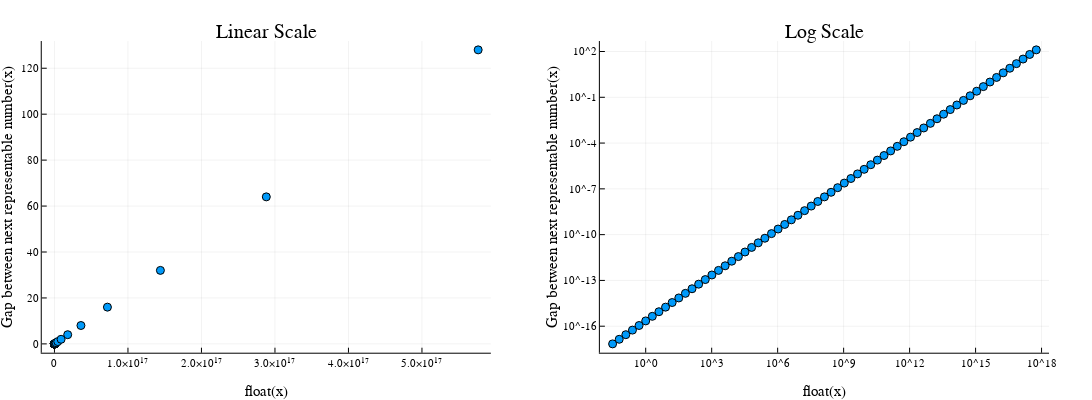

Here is the notebook cell this chart was saved with:
### Markdown cell above
We include now a comparison between a linear scale plot and a loglog scale plot. Which one is more useful here?

### Code cell
p1=scatter(values,
     gaps,
     title="Linear Scale",
     xlabel="float(x)",
     ylabel="Gap between next representable number(x)",  
     grid=true,
     logspacgridalpha=0.8,
     legend=false,
     xticks=[i*10^17 for i in 0:7],
     rightmargin=12Plots.mm,
     )
p2=scatter(values,
     gaps,
     title="Log Scale",
     xlabel="float(x)",
     ylabel="Gap between next representable number(x)",   
     xscale=:log10,
     yscale=:log10,
     grid=true,
     logspacgridalpha=0.8,
     legend=false,
     xticks=[10. ^i for i in 0:3:18],
     yticks=[10. ^i for i in -16:3:2],
     rightmargin=12Plots.mm,
     )
plot(p1,
     p2,
     size=(1200,400),
    )

### Figure 1 — Plotly figure (JSON) as saved in the notebook; plotly's stock layout.template omitted (floating-point values rounded to 4 significant figures)
{"data": [{"colorbar": {"title": ""}, "legendgroup": "y1", "logspacgridalpha": 0.8, "marker": {"color": "rgba(0, 154, 250, 1.000)", "line": {"color": "rgba(0, 0, 0, 1.000)", "width": 1}, "size": 8, "symbol": "circle"}, "mode": "markers", "name": "y1", "showlegend": true, "type": "scatter", "x": [0.03125, 0.0625, 0.125, 0.25, 0.5, 1, 2, 4, 8, 16, 32, 64, 128, 256, 512, 1024, 2048, 4096, 8192, 16384, 32768, 65536, 131072, 262144, 524288, 1048576, 2097152, 4194304, 8388608, 16777216, 33554432, 67108864, 134217728, 268435456, 536870912, 1073741824, 2147483648, 4294967296, 8589934592, 17179869184, 34359738368, 68719476736, 137438953472, 274877906944, 549755813888, 1099511627776, 2199023255552, 4398046511104, 8796093022208, 17592186044416, 35184372088832, 70368744177664, 140737488355328, 281474976710656, 562949953421312, 1125899906842624, 2251799813685248, 4503599627370496, 9007199254740992, 18014398509481984, 36028797018963970, 72057594037927940, 144115188075855870, 288230376151711740, 576460752303423500], "xaxis": "x1", "y": [6.939e-18, 1.388e-17, 2.776e-17, 5.551e-17, 1.11e-16, 2.22e-16, 4.441e-16, 8.882e-16, 1.776e-15, 3.553e-15, 7.105e-15, 1.421e-14, 2.842e-14, 5.684e-14, 1.137e-13, 2.274e-13, 4.547e-13, 9.095e-13, 1.819e-12, 3.638e-12, 7.276e-12, 1.455e-11, 2.91e-11, 5.821e-11, 1.164e-10, 2.328e-10, 4.657e-10, 9.313e-10, 1.863e-09, 3.725e-09, 7.451e-09, 1.49e-08, 2.98e-08, 5.96e-08, 1.192e-07, 2.384e-07, 4.768e-07, 9.537e-07, 1.907e-06, 3.815e-06, 7.629e-06, 1.526e-05, 3.052e-05, 6.104e-05, 0.0001221, 0.0002441, 0.0004883, 0.0009766, 0.001953, 0.003906, 0.007812, 0.01562, 0.03125, 0.0625, 0.125, 0.25, 0.5, 1, 2, 4, 8, 16, 32, 64, 128], "yaxis": "y1", "zmax": null, "zmin": null}, {"colorbar": {"title": ""}, "legendgroup": "y1", "logspacgridalpha": 0.8, "marker": {"color": "rgba(0, 154, 250, 1.000)", "line": {"color": "rgba(0, 0, 0, 1.000)", "width": 1}, "size": 8, "symbol": "circle"}, "mode": "markers", "name": "y1", "showlegend": true, "type": "scatter", "x": [0.03125, 0.0625, 0.125, 0.25, 0.5, 1, 2, 4, 8, 16, 32, 64, 128, 256, 512, 1024, 2048, 4096, 8192, 16384, 32768, 65536, 131072, 262144, 524288, 1048576, 2097152, 4194304, 8388608, 16777216, 33554432, 67108864, 134217728, 268435456, 536870912, 1073741824, 2147483648, 4294967296, 8589934592, 17179869184, 34359738368, 68719476736, 137438953472, 274877906944, 549755813888, 1099511627776, 2199023255552, 4398046511104, 8796093022208, 17592186044416, 35184372088832, 70368744177664, 140737488355328, 281474976710656, 562949953421312, 1125899906842624, 2251799813685248, 4503599627370496, 9007199254740992, 18014398509481984, 36028797018963970, 72057594037927940, 144115188075855870, 288230376151711740, 576460752303423500], "xaxis": "x2", "y": [6.939e-18, 1.388e-17, 2.776e-17, 5.551e-17, 1.11e-16, 2.22e-16, 4.441e-16, 8.882e-16, 1.776e-15, 3.553e-15, 7.105e-15, 1.421e-14, 2.842e-14, 5.684e-14, 1.137e-13, 2.274e-13, 4.547e-13, 9.095e-13, 1.819e-12, 3.638e-12, 7.276e-12, 1.455e-11, 2.91e-11, 5.821e-11, 1.164e-10, 2.328e-10, 4.657e-10, 9.313e-10, 1.863e-09, 3.725e-09, 7.451e-09, 1.49e-08, 2.98e-08, 5.96e-08, 1.192e-07, 2.384e-07, 4.768e-07, 9.537e-07, 1.907e-06, 3.815e-06, 7.629e-06, 1.526e-05, 3.052e-05, 6.104e-05, 0.0001221, 0.0002441, 0.0004883, 0.0009766, 0.001953, 0.003906, 0.007812, 0.01562, 0.03125, 0.0625, 0.125, 0.25, 0.5, 1, 2, 4, 8, 16, 32, 64, 128], "yaxis": "y2", "zmax": null, "zmin": null}], "layout": {"annotations": [{"font": {"color": "rgba(0, 0, 0, 1.000)", "family": "sans-serif", "size": 20}, "rotation": 0, "showarrow": false, "text": "Linear Scale", "x": 0.2439, "xanchor": "center", "xref": "paper", "y": 1, "yanchor": "top", "yref": "paper"}, {"font": {"color": "rgba(0, 0, 0, 1.000)", "family": "sans-serif", "size": 20}, "rotation": 0, "showarrow": false, "text": "Log Scale", "x": 0.755, "xanchor": "center", "xref": "paper", "y": 1, "yanchor": "top", "yref": "paper"}], "height": 400, "margin": {"b": 20, "l": 0, "r": 0, "t": 20}, "paper_bgcolor": "rgba(255, 255, 255, 1.000)", "plot_bgcolor": "rgba(255, 255, 255, 1.000)", "showlegend": false, "width": 1200, "xaxis1": {"anchor": "y1", "domain": [0.03823, 0.4495], "gridcolor": "rgba(0, 0, 0, 0.100)", "gridwidth": 0.5, "linecolor": "rgba(0, 0, 0, 1.000)", "mirror": false, "range": [-17293822569102704, 593754574872526200], "showgrid": true, "showline": true, "showticklabels": true, "tickangle": 0, "tickcolor": "rgb(0, 0, 0)", "tickfont": {"color": "rgba(0, 0, 0, 1.000)", "family": "sans-serif", "size": 11}, "tickmode": "array", "ticks": "inside", "ticktext": ["0", "1.0×10¹⁷", "2.0×10¹⁷", "3.0×10¹⁷", "4.0×10¹⁷", "5.0×10¹⁷"], "tickvals": [0, 100000000000000000, 200000000000000000, 300000000000000000, 400000000000000000, 500000000000000000], "title": "float(x)", "titlefont": {"color": "rgba(0, 0, 0, 1.000)", "family": "sans-serif", "size": 15}, "type": "-", "visible": true, "zeroline": false, "zerolinecolor": "rgba(0, 0, 0, 1.000)"}, "xaxis2": {"anchor": "y2", "domain": [0.5493, 0.9606], "gridcolor": "rgba(0, 0, 0, 0.100)", "gridwidth": 0.5, "linecolor": "rgba(0, 0, 0, 1.000)", "mirror": false, "range": [-2.083, 18.34], "showgrid": true, "showline": true, "showticklabels": true, "tickangle": 0, "tickcolor": "rgb(0, 0, 0)", "tickfont": {"color": "rgba(0, 0, 0, 1.000)", "family": "sans-serif", "size": 11}, "tickmode": "array", "ticks": "inside", "ticktext": ["10^0", "10^3", "10^6", "10^9", "10^12", "10^15", "10^18"], "tickvals": [1, 1000, 1000000, 1000000000, 1000000000000, 1000000000000000, 1000000000000000000], "title": "float(x)", "titlefont": {"color": "rgba(0, 0, 0, 1.000)", "family": "sans-serif", "size": 15}, "type": "log", "visible": true, "zeroline": false, "zerolinecolor": "rgba(0, 0, 0, 1.000)"}, "yaxis1": {"anchor": "x1", "domain": [0.07581, 0.9415], "gridcolor": "rgba(0, 0, 0, 0.100)", "gridwidth": 0.5, "linecolor": "rgba(0, 0, 0, 1.000)", "mirror": false, "range": [-3.84, 131.8], "showgrid": true, "showline": true, "showticklabels": true, "tickangle": 0, "tickcolor": "rgb(0, 0, 0)", "tickfont": {"color": "rgba(0, 0, 0, 1.000)", "family": "sans-serif", "size": 11}, "tickmode": "array", "ticks": "inside", "ticktext": ["0", "20", "40", "60", "80", "100", "120"], "tickvals": [0, 20, 40, 60, 80, 100, 120], "title": "Gap between next representable number(x)", "titlefont": {"color": "rgba(0, 0, 0, 1.000)", "family": "sans-serif", "size": 15}, "type": "-", "visible": true, "zeroline": false, "zerolinecolor": "rgba(0, 0, 0, 1.000)"}, "yaxis2": {"anchor": "x2", "domain": [0.07581, 0.9415], "gridcolor": "rgba(0, 0, 0, 0.100)", "gridwidth": 0.5, "linecolor": "rgba(0, 0, 0, 1.000)", "mirror": false, "range": [-17.74, 2.685], "showgrid": true, "showline": true, "showticklabels": true, "tickangle": 0, "tickcolor": "rgb(0, 0, 0)", "tickfont": {"color": "rgba(0, 0, 0, 1.000)", "family": "sans-serif", "size": 11}, "tickmode": "array", "ticks": "inside", "ticktext": ["10^-16", "10^-13", "10^-10", "10^-7", "10^-4", "10^-1", "10^2"], "tickvals": [1e-16, 1e-13, 1e-10, 1e-07, 0.0001, 0.1, 100], "title": "Gap between next representable number(x)", "titlefont": {"color": "rgba(0, 0, 0, 1.000)", "family": "sans-serif", "size": 15}, "type": "log", "visible": true, "zeroline": false, "zerolinecolor": "rgba(0, 0, 0, 1.000)"}}}
